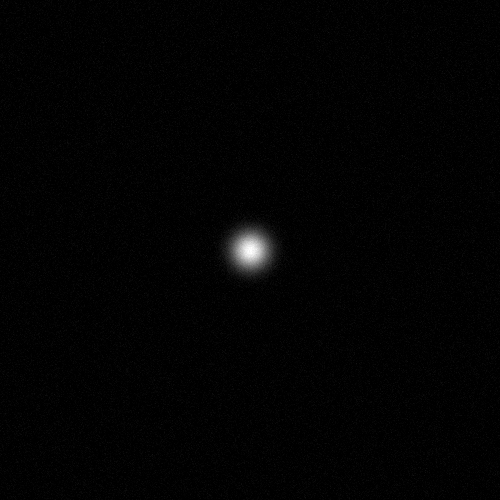
#> input picture data/raw/simulated/beam_300mm.png, 500 x 500 px, found by its file name
$ python beam_fitting.py
#> lines starting #> are read from the running program, lines starting #| are printed output that depends on the picture
import numpy as np
import cv2
from scipy.optimize import curve_fit
import matplotlib.pyplot as plt

def gaussian_1d(x, amplitude, centre, sigma, offset):
    """Standard 1D Gaussian function for curve fitting."""
    return amplitude * np.exp(-((x - centre)**2)/ (2 * sigma ** 2)) + offset

def extract_horizontal_profile(gray_image, y_row=None):
    """
    Extract a horizontal intensity slice through the beam.
    If y_row is not given, use the row with the brightest pixel.
   """
    if y_row is None:
        y_row = np.unravel_index(np.argmax(gray_image), gray_image.shape)[0]

    profile = gray_image[y_row, :].astype(np.float64)
    x_values = np.arange(len(profile))

    return x_values, profile, y_row

def fit_gaussian_profile(x_values, profile):
    """
    Fit a 1D Gaussina to the intensity profile.
    Returns fitted parameters and covariance maxtrix
    """

    amplitude_guess = np.max(profile ) - np.min(profile)
    centre_guess = x_values[np.argmax(profile)]
    sigma_guess = 20
    offset_guess = np.min(profile)

    initial_guess = [amplitude_guess, centre_guess, sigma_guess, offset_guess]

    params, covariance = curve_fit(
        gaussian_1d, x_values, profile, p0=initial_guess
    )

    return params, covariance

def sigma_to_beam_radius(sigma):
    """
    Convert Gaussian standard deviation to the
    1/e^2 intensity beam radius.

    For a Gaussian intensity profile:

        I(x) = I0 * exp(-2 * (x-x0)^2 / w^2)

    the relationship between sigma and the 1/e^2
    beam radius is:

        w = 2 * sigma
    """
    return 2 * sigma

# [129 lines left out: functions gaussian_2d, fit_gaussian_2d, sigma_to_beam_radii, not called in this run]


def main():
    image_path = "data/raw/simulated/beam_300mm.png"

    image = cv2.imread(image_path)
#> image is the input picture: shape (500, 500, 3); min 0, max 255, mean 2.7
    gray_image = cv2.cvtColor(image, cv2.COLOR_BGR2GRAY)

    x_values, profile, y_row = extract_horizontal_profile(gray_image)
#> in extract_horizontal_profile, `y_row = np.unravel_index(np.argmax(gray_image), gray_image.shape)[0]`: y_row = 247
#> in extract_horizontal_profile, `profile = gray_image[y_row, :].astype(np.float64)`: profile = 500 values, max 255 at index 251, min 0 at index 0, mean 16.97
#> in extract_horizontal_profile, `x_values = np.arange(len(profile))`: x_values = 500 values from 0 to 499
#> x_values = 500 values from 0 to 499; y_row = 247

    params, covariance = fit_gaussian_profile(x_values, profile)
#> in fit_gaussian_profile, `amplitude_guess = np.max(profile ) - np.min(profile)`: amplitude_guess = 255
#> in fit_gaussian_profile, `centre_guess = x_values[np.argmax(profile)]`: centre_guess = 251
#> in fit_gaussian_profile, `offset_guess = np.min(profile)`: offset_guess = 0
#> in fit_gaussian_profile, `initial_guess = [amplitude_guess, centre_guess, sigma_guess, offset_gu..`: initial_guess = [255, 251, 20, 0]
#> in fit_gaussian_profile, `params, covariance = curve_fit( gaussian_1d, x_values, profile, p0=ini..`: params = [245.3, 249.9, 12.3, 1.83]; covariance = [[0.733, 7.22e-09, -0.0229, -0.0171], [7.22e-09, 0.00242, -3.63e-10, 1.09e-11], [-0.0229, -3.63e-10, 0.00254, -0.00171], [-0.0171, 1.09e-11, -0.00171, 0.0241]]
#> params = [245.3, 249.9, 12.3, 1.83]
    amplitude, centre, sigma, offset = params
#> amplitude = 245.3; centre = 249.9; sigma = 12.3; offset = 1.83

    beam_width_pixels = sigma_to_beam_radius(sigma)
#> beam_width_pixels = 24.6

    print(f"Row used for profile: {y_row}")
#| Row used for profile: 247
    print(f"Fitted centre: {centre:.2f} pixels")
#| Fitted centre: 249.90 pixels
    print(f"Fitted sigma: {sigma:.2f} pixels")
#| Fitted sigma: 12.30 pixels
    print(f"Measured beam width (1/e^2 radius): {beam_width_pixels:.2f} pixels")
#| Measured beam width (1/e^2 radius): 24.60 pixels

    fitted_curve = gaussian_1d(x_values, *params)
#> fitted_curve = 500 values, max 247.2 at index 250, min 1.83 at index 0, mean 16.97

    plt.figure(figsize=(8, 5))
    plt.plot(x_values, profile, label="Measured profile", alpha=0.6)
    plt.plot(x_values, fitted_curve, label="Gaussian fit", linewidth=2)
    plt.xlabel("Pixel position")
    plt.ylabel("Intensity")
    plt.title("Beam Intensity Profile with Gaussian Fit")
    plt.legend()
    plt.tight_layout()
    plt.show()
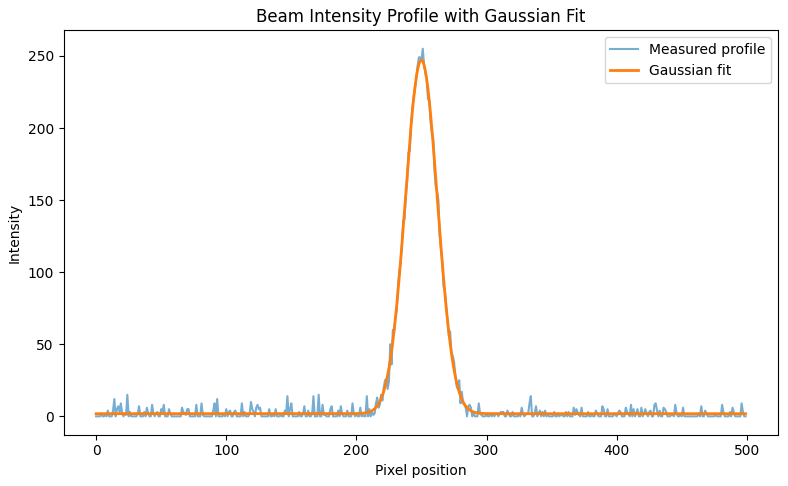
#> figure drawn by matplotlib, 1 panel; curve peaks at x = 251, y = 255; curve peaks at x = 250, y = 247.2


if __name__ == "__main__":
    main()
